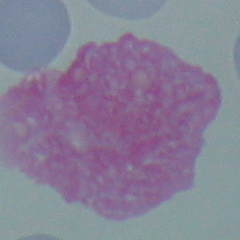
#> input picture cells/Im060_1/cell_0.png, 240 x 240 px
$ python show.py
#> lines starting #> are read from the running program, lines starting #| are printed output that depends on the picture
import cv2
import matplotlib.pyplot as plt

I1 = cv2.imread('cells/Im060_1/cell_0.png')
#> I1 is the input picture: shape (240, 240, 3); mean B, G, R 150.5, 127.6, 135.3
I2 = cv2.imread('cells/Im060_1/cell_1.png')
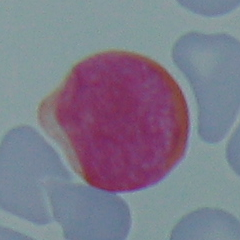
#> input picture cells/Im060_1/cell_1.png, 240 x 240 px
#> I2 is the input picture: shape (240, 240, 3); mean B, G, R 138.9, 122.4, 125.8
I3 = cv2.imread('cells/Im060_1/cell_7.png')
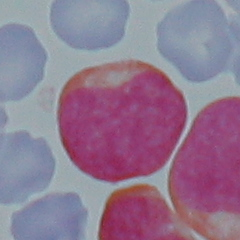
#> input picture cells/Im060_1/cell_7.png, 240 x 240 px
#> I3 is the input picture: shape (240, 240, 3); mean B, G, R 144.8, 120.1, 144.3

fig, ax = plt.subplots(1, 3)
ax[0].imshow(I1)
ax[0].axis('off')
ax[1].imshow(I2)
ax[1].axis('off')
ax[2].imshow(I3)
ax[2].axis('off')

plt.savefig('cells.png', bbox_inches='tight', transparent="True", pad_inches=0)
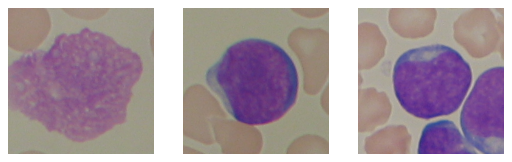
#> figure drawn by matplotlib, 3 panels; B, G, R data is drawn as R, G, B
